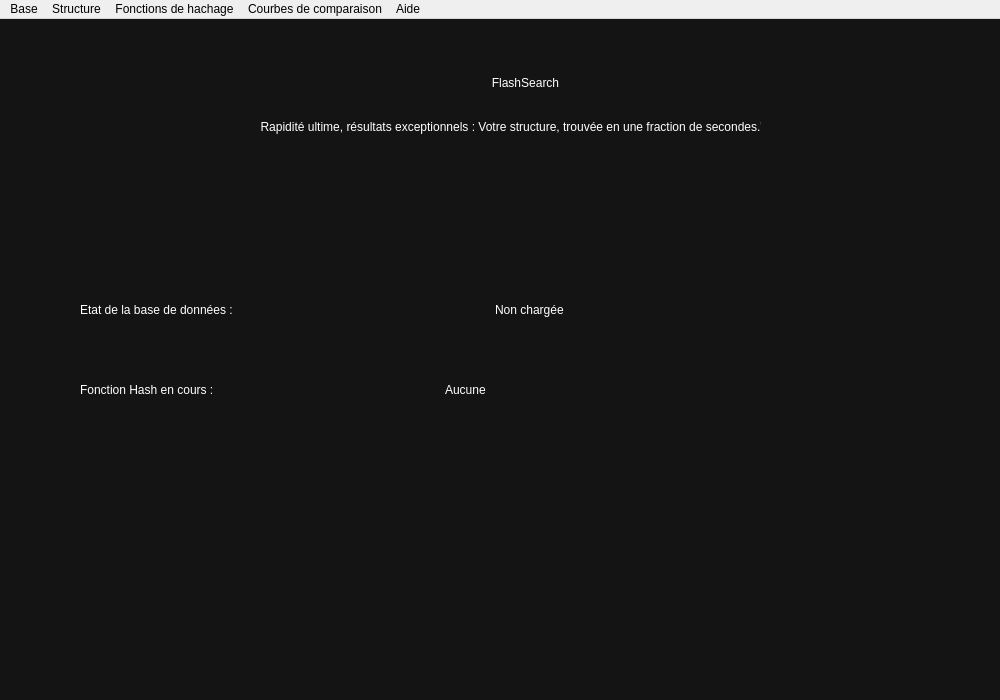
<?xml version="1.0" encoding="UTF-8"?>
<ui version="4.0">
 <class>MainWindow</class>
 <widget class="QMainWindow" name="MainWindow">
  <property name="geometry">
   <rect>
    <x>0</x>
    <y>0</y>
    <width>1000</width>
    <height>700</height>
   </rect>
  </property>
  <property name="windowTitle">
   <string>FlashSearch</string>
  </property>
  <property name="windowIcon">
   <iconset>
    <normaloff>../../../../../../Downloads/logo.png</normaloff>../../../../../../Downloads/logo.png</iconset>
  </property>
  <widget class="QWidget" name="centralWidget">
   <widget class="QStackedWidget" name="stackedWidget">
    <property name="geometry">
     <rect>
      <x>0</x>
      <y>0</y>
      <width>1000</width>
      <height>700</height>
     </rect>
    </property>
    <property name="styleSheet">
     <string notr="true">background-color: rgb(20, 20, 20);</string>
    </property>
    <property name="currentIndex">
     <number>0</number>
    </property>
    <widget class="QWidget" name="Accueil">
     <widget class="QLabel" name="label">
      <property name="geometry">
       <rect>
        <x>300</x>
        <y>30</y>
        <width>71</width>
        <height>71</height>
       </rect>
      </property>
      <property name="styleSheet">
       <string notr="true">background-color: rgba(255, 255, 255, 0);</string>
      </property>
      <property name="text">
       <string/>
      </property>
      <property name="pixmap">
       <pixmap>../../../../../../Downloads/logo.png</pixmap>
      </property>
      <property name="scaledContents">
       <bool>true</bool>
      </property>
     </widget>
     <widget class="QLabel" name="label_12">
      <property name="geometry">
       <rect>
        <x>360</x>
        <y>33</y>
        <width>331</width>
        <height>61</height>
       </rect>
      </property>
      <property name="styleSheet">
       <string notr="true">color: rgb(255, 255, 255);
background-color: rgba(255, 255, 255, 0);
font: 700 36pt &quot;Segoe UI&quot;;</string>
      </property>
      <property name="text">
       <string>FlashSearch</string>
      </property>
      <property name="alignment">
       <set>Qt::AlignCenter</set>
      </property>
     </widget>
     <widget class="QLabel" name="label_2">
      <property name="geometry">
       <rect>
        <x>260</x>
        <y>100</y>
        <width>501</width>
        <height>16</height>
       </rect>
      </property>
      <property name="styleSheet">
       <string notr="true">color: rgb(255, 255, 255);
background-color: rgba(255, 255, 255,0);
font: italic 7pt &quot;Segoe UI&quot;;</string>
      </property>
      <property name="text">
       <string>&quot;Rapidité ultime, résultats exceptionnels : Votre structure, trouvée en une fraction de secondes.&quot;</string>
      </property>
      <property name="alignment">
       <set>Qt::AlignCenter</set>
      </property>
     </widget>
     <widget class="QLabel" name="txtHashFunction">
      <property name="geometry">
       <rect>
        <x>445</x>
        <y>345</y>
        <width>271</width>
        <height>51</height>
       </rect>
      </property>
      <property name="styleSheet">
       <string notr="true">background-color: rgba(255, 255, 255, 0);
color: rgb(255, 255, 255);
font: 20pt &quot;Segoe UI&quot;;</string>
      </property>
      <property name="text">
       <string>Aucune</string>
      </property>
     </widget>
     <widget class="QLabel" name="label_17">
      <property name="geometry">
       <rect>
        <x>80</x>
        <y>350</y>
        <width>361</width>
        <height>41</height>
       </rect>
      </property>
      <property name="styleSheet">
       <string notr="true">background-color: rgba(255, 255, 255, 0);
color: rgb(255, 255, 255);
font: 20pt &quot;Segoe UI&quot;;</string>
      </property>
      <property name="text">
       <string>Fonction Hash en cours :</string>
      </property>
     </widget>
     <widget class="QLabel" name="txtCharge">
      <property name="geometry">
       <rect>
        <x>495</x>
        <y>260</y>
        <width>211</width>
        <height>61</height>
       </rect>
      </property>
      <property name="styleSheet">
       <string notr="true">background-color: rgba(255, 255, 255, 0);
color: rgb(255, 255, 255);
font: 20pt &quot;Segoe UI&quot;;</string>
      </property>
      <property name="text">
       <string>Non chargée</string>
      </property>
     </widget>
     <widget class="QLabel" name="label_18">
      <property name="geometry">
       <rect>
        <x>80</x>
        <y>270</y>
        <width>451</width>
        <height>41</height>
       </rect>
      </property>
      <property name="styleSheet">
       <string notr="true">background-color: rgba(255, 255, 255, 0);
color: rgb(255, 255, 255);
font: 20pt &quot;Segoe UI&quot;;</string>
      </property>
      <property name="text">
       <string>Etat de la base de données : </string>
      </property>
     </widget>
    </widget>
    <widget class="QWidget" name="Insertion">
     <widget class="QLabel" name="label_19">
      <property name="geometry">
       <rect>
        <x>115</x>
        <y>48</y>
        <width>231</width>
        <height>31</height>
       </rect>
      </property>
      <property name="styleSheet">
       <string notr="true">color: rgb(255, 255, 255);
background-color: rgba(255, 255, 255, 0);
font: 700 16pt &quot;Segoe UI&quot;;</string>
      </property>
      <property name="text">
       <string>Inserér Structure</string>
      </property>
      <property name="alignment">
       <set>Qt::AlignCenter</set>
      </property>
     </widget>
     <widget class="QLabel" name="label_20">
      <property name="geometry">
       <rect>
        <x>90</x>
        <y>50</y>
        <width>30</width>
        <height>30</height>
       </rect>
      </property>
      <property name="styleSheet">
       <string notr="true">background-color: rgba(255, 255, 255, 0);</string>
      </property>
      <property name="text">
       <string/>
      </property>
      <property name="pixmap">
       <pixmap>../../../../../../Downloads/logo.png</pixmap>
      </property>
      <property name="scaledContents">
       <bool>true</bool>
      </property>
     </widget>
     <widget class="QPushButton" name="pushButton">
      <property name="geometry">
       <rect>
        <x>30</x>
        <y>45</y>
        <width>81</width>
        <height>31</height>
       </rect>
      </property>
      <property name="cursor">
       <cursorShape>PointingHandCursor</cursorShape>
      </property>
      <property name="styleSheet">
       <string notr="true">background-color: rgba(20, 20, 20,0);
color: rgb(255,255,255);
font: 20pt &quot;Segoe UI&quot;;</string>
      </property>
      <property name="text">
       <string>← </string>
      </property>
     </widget>
     <widget class="QLineEdit" name="lineMatriInsert">
      <property name="geometry">
       <rect>
        <x>100</x>
        <y>120</y>
        <width>451</width>
        <height>51</height>
       </rect>
      </property>
      <property name="styleSheet">
       <string notr="true">QLineEdit {
	border : 2px solid rgb(246,182,24);
	border-radius: 10px;
	color: rgb(255, 255, 255);
	padding-left : 15px;
	font-size : 18px;
}</string>
      </property>
     </widget>
     <widget class="QLineEdit" name="lineNomiInsert">
      <property name="geometry">
       <rect>
        <x>100</x>
        <y>200</y>
        <width>451</width>
        <height>51</height>
       </rect>
      </property>
      <property name="styleSheet">
       <string notr="true">QLineEdit {
	border : 2px solid rgb(246,182,24);
	border-radius: 10px;
	color: rgb(255, 255, 255);
	padding-left : 15px;
	font-size : 18px;
}</string>
      </property>
     </widget>
     <widget class="QLineEdit" name="lineSecteurInsert">
      <property name="geometry">
       <rect>
        <x>100</x>
        <y>280</y>
        <width>451</width>
        <height>51</height>
       </rect>
      </property>
      <property name="styleSheet">
       <string notr="true">QLineEdit {
	border : 2px solid rgb(246,182,24);
	border-radius: 10px;
	color: rgb(255, 255, 255);
	padding-left : 15px;
	font-size : 18px;
}</string>
      </property>
     </widget>
     <widget class="QLineEdit" name="lineSiteInsert">
      <property name="geometry">
       <rect>
        <x>100</x>
        <y>360</y>
        <width>451</width>
        <height>51</height>
       </rect>
      </property>
      <property name="styleSheet">
       <string notr="true">QLineEdit {
	border : 2px solid rgb(246,182,24);
	border-radius: 10px;
	color: rgb(255, 255, 255);
	padding-left : 15px;
	font-size : 18px;
}</string>
      </property>
     </widget>
     <widget class="QPushButton" name="btn_inserer">
      <property name="geometry">
       <rect>
        <x>100</x>
        <y>580</y>
        <width>161</width>
        <height>41</height>
       </rect>
      </property>
      <property name="cursor">
       <cursorShape>PointingHandCursor</cursorShape>
      </property>
      <property name="styleSheet">
       <string notr="true">QPushButton{
	background-color : rgb(246,182,24);
	font-size : 20px;
	color : rgb(0,0,0);
	border-radius : 10px;
}</string>
      </property>
      <property name="text">
       <string>Insérer</string>
      </property>
     </widget>
     <widget class="QPlainTextEdit" name="lineDescInsert">
      <property name="geometry">
       <rect>
        <x>100</x>
        <y>440</y>
        <width>451</width>
        <height>101</height>
       </rect>
      </property>
      <property name="styleSheet">
       <string notr="true">QPlainTextEdit {
	border : 2px solid rgb(246,182,24);
	border-radius: 10px;
	color: rgb(255, 255, 255);
	padding-left : 15px;
	font-size : 18px;
}</string>
      </property>
     </widget>
    </widget>
    <widget class="QWidget" name="Supression">
     <widget class="QPushButton" name="backSupp">
      <property name="geometry">
       <rect>
        <x>30</x>
        <y>45</y>
        <width>81</width>
        <height>31</height>
       </rect>
      </property>
      <property name="cursor">
       <cursorShape>PointingHandCursor</cursorShape>
      </property>
      <property name="styleSheet">
       <string notr="true">background-color: rgba(20, 20, 20,0);
color: rgb(255,255,255);
font: 20pt &quot;Segoe UI&quot;;</string>
      </property>
      <property name="text">
       <string>← </string>
      </property>
     </widget>
     <widget class="QLabel" name="label_28">
      <property name="geometry">
       <rect>
        <x>115</x>
        <y>48</y>
        <width>281</width>
        <height>31</height>
       </rect>
      </property>
      <property name="styleSheet">
       <string notr="true">color: rgb(255, 255, 255);
background-color: rgba(255, 255, 255, 0);
font: 700 16pt &quot;Segoe UI&quot;;</string>
      </property>
      <property name="text">
       <string>Supprimer Structure</string>
      </property>
      <property name="alignment">
       <set>Qt::AlignCenter</set>
      </property>
     </widget>
     <widget class="QLabel" name="label_29">
      <property name="geometry">
       <rect>
        <x>90</x>
        <y>50</y>
        <width>30</width>
        <height>30</height>
       </rect>
      </property>
      <property name="styleSheet">
       <string notr="true">background-color: rgba(255, 255, 255, 0);</string>
      </property>
      <property name="text">
       <string/>
      </property>
      <property name="pixmap">
       <pixmap>../../../../../../Downloads/logo.png</pixmap>
      </property>
      <property name="scaledContents">
       <bool>true</bool>
      </property>
     </widget>
     <widget class="QPushButton" name="btn_supprimer">
      <property name="geometry">
       <rect>
        <x>100</x>
        <y>320</y>
        <width>161</width>
        <height>41</height>
       </rect>
      </property>
      <property name="cursor">
       <cursorShape>PointingHandCursor</cursorShape>
      </property>
      <property name="styleSheet">
       <string notr="true">QPushButton{
	background-color : rgb(246,182,24);
	font-size : 20px;
	color : rgb(0,0,0);
	border-radius : 10px;
}</string>
      </property>
      <property name="text">
       <string>Supprimer</string>
      </property>
     </widget>
     <widget class="QLineEdit" name="lineMatSupp">
      <property name="geometry">
       <rect>
        <x>100</x>
        <y>250</y>
        <width>451</width>
        <height>51</height>
       </rect>
      </property>
      <property name="styleSheet">
       <string notr="true">QLineEdit {
	border : 2px solid rgb(246,182,24);
	border-radius: 10px;
	color: rgb(255, 255, 255);
	padding-left : 15px;
	font-size : 18px;
}</string>
      </property>
     </widget>
    </widget>
    <widget class="QWidget" name="Recherche">
     <widget class="QLineEdit" name="lineMatRec">
      <property name="geometry">
       <rect>
        <x>100</x>
        <y>150</y>
        <width>451</width>
        <height>51</height>
       </rect>
      </property>
      <property name="styleSheet">
       <string notr="true">QLineEdit {
	border : 2px solid rgb(246,182,24);
	border-radius: 10px;
	color: rgb(255, 255, 255);
	padding-left : 15px;
	font-size : 18px;
}</string>
      </property>
     </widget>
     <widget class="QLabel" name="label_30">
      <property name="geometry">
       <rect>
        <x>115</x>
        <y>48</y>
        <width>281</width>
        <height>31</height>
       </rect>
      </property>
      <property name="styleSheet">
       <string notr="true">color: rgb(255, 255, 255);
background-color: rgba(255, 255, 255, 0);
font: 700 16pt &quot;Segoe UI&quot;;</string>
      </property>
      <property name="text">
       <string>Rechercher Structure</string>
      </property>
      <property name="alignment">
       <set>Qt::AlignCenter</set>
      </property>
     </widget>
     <widget class="QPushButton" name="btn_rechercher">
      <property name="geometry">
       <rect>
        <x>100</x>
        <y>220</y>
        <width>161</width>
        <height>41</height>
       </rect>
      </property>
      <property name="cursor">
       <cursorShape>PointingHandCursor</cursorShape>
      </property>
      <property name="styleSheet">
       <string notr="true">QPushButton{
	background-color : rgb(246,182,24);
	font-size : 20px;
	color : rgb(0,0,0);
	border-radius : 10px;
}</string>
      </property>
      <property name="text">
       <string>Rechercher</string>
      </property>
     </widget>
     <widget class="QPushButton" name="backRec">
      <property name="geometry">
       <rect>
        <x>30</x>
        <y>45</y>
        <width>81</width>
        <height>31</height>
       </rect>
      </property>
      <property name="cursor">
       <cursorShape>PointingHandCursor</cursorShape>
      </property>
      <property name="styleSheet">
       <string notr="true">background-color: rgba(20, 20, 20,0);
color: rgb(255,255,255);
font: 20pt &quot;Segoe UI&quot;;</string>
      </property>
      <property name="text">
       <string>← </string>
      </property>
     </widget>
     <widget class="QLabel" name="label_31">
      <property name="geometry">
       <rect>
        <x>90</x>
        <y>50</y>
        <width>30</width>
        <height>30</height>
       </rect>
      </property>
      <property name="styleSheet">
       <string notr="true">background-color: rgba(255, 255, 255, 0);</string>
      </property>
      <property name="text">
       <string/>
      </property>
      <property name="pixmap">
       <pixmap>../../../../../../Downloads/logo.png</pixmap>
      </property>
      <property name="scaledContents">
       <bool>true</bool>
      </property>
     </widget>
     <widget class="QLabel" name="res_no_mat">
      <property name="geometry">
       <rect>
        <x>100</x>
        <y>330</y>
        <width>841</width>
        <height>31</height>
       </rect>
      </property>
      <property name="styleSheet">
       <string notr="true">background-color: rgba(255, 255, 255, 0);
color: rgb(255, 255, 255);
font: 16pt &quot;MS Shell Dlg 2&quot;;</string>
      </property>
      <property name="text">
       <string/>
      </property>
     </widget>
     <widget class="QLabel" name="res_nom">
      <property name="geometry">
       <rect>
        <x>100</x>
        <y>380</y>
        <width>841</width>
        <height>31</height>
       </rect>
      </property>
      <property name="styleSheet">
       <string notr="true">background-color: rgba(255, 255, 255, 0);
color: rgb(255, 255, 255);
font: 16pt &quot;MS Shell Dlg 2&quot;;</string>
      </property>
      <property name="text">
       <string/>
      </property>
     </widget>
     <widget class="QLabel" name="res_secteur">
      <property name="geometry">
       <rect>
        <x>100</x>
        <y>430</y>
        <width>841</width>
        <height>31</height>
       </rect>
      </property>
      <property name="styleSheet">
       <string notr="true">background-color: rgba(255, 255, 255, 0);
color: rgb(255, 255, 255);
font: 16pt &quot;MS Shell Dlg 2&quot;;</string>
      </property>
      <property name="text">
       <string/>
      </property>
     </widget>
     <widget class="QLabel" name="res_site">
      <property name="geometry">
       <rect>
        <x>100</x>
        <y>480</y>
        <width>841</width>
        <height>31</height>
       </rect>
      </property>
      <property name="styleSheet">
       <string notr="true">background-color: rgba(255, 255, 255, 0);
color: rgb(255, 255, 255);
font: 16pt &quot;MS Shell Dlg 2&quot;;</string>
      </property>
      <property name="text">
       <string/>
      </property>
     </widget>
     <widget class="QLabel" name="res_desc">
      <property name="geometry">
       <rect>
        <x>100</x>
        <y>530</y>
        <width>840</width>
        <height>91</height>
       </rect>
      </property>
      <property name="styleSheet">
       <string notr="true">background-color: rgba(255, 255, 255, 0);
color: rgb(255, 255, 255);
font: 16pt &quot;MS Shell Dlg 2&quot;;</string>
      </property>
      <property name="text">
       <string/>
      </property>
      <property name="alignment">
       <set>Qt::AlignLeading|Qt::AlignLeft|Qt::AlignTop</set>
      </property>
     </widget>
    </widget>
    <widget class="QWidget" name="Afficher">
     <widget class="QPushButton" name="backAff">
      <property name="geometry">
       <rect>
        <x>30</x>
        <y>45</y>
        <width>81</width>
        <height>31</height>
       </rect>
      </property>
      <property name="cursor">
       <cursorShape>PointingHandCursor</cursorShape>
      </property>
      <property name="styleSheet">
       <string notr="true">background-color: rgba(20, 20, 20,0);
color: rgb(255,255,255);
font: 20pt &quot;Segoe UI&quot;;</string>
      </property>
      <property name="text">
       <string>← </string>
      </property>
     </widget>
     <widget class="QLabel" name="label_32">
      <property name="geometry">
       <rect>
        <x>118</x>
        <y>48</y>
        <width>281</width>
        <height>31</height>
       </rect>
      </property>
      <property name="styleSheet">
       <string notr="true">color: rgb(255, 255, 255);
background-color: rgba(255, 255, 255, 0);
font: 700 16pt &quot;Segoe UI&quot;;</string>
      </property>
      <property name="text">
       <string>Afficher Base</string>
      </property>
      <property name="alignment">
       <set>Qt::AlignLeading|Qt::AlignLeft|Qt::AlignVCenter</set>
      </property>
     </widget>
     <widget class="QLabel" name="label_33">
      <property name="geometry">
       <rect>
        <x>90</x>
        <y>50</y>
        <width>30</width>
        <height>30</height>
       </rect>
      </property>
      <property name="styleSheet">
       <string notr="true">background-color: rgba(255, 255, 255, 0);</string>
      </property>
      <property name="text">
       <string/>
      </property>
      <property name="pixmap">
       <pixmap>../../../../../../Downloads/logo.png</pixmap>
      </property>
      <property name="scaledContents">
       <bool>true</bool>
      </property>
     </widget>
     <widget class="QTableView" name="DisplayBDD">
      <property name="geometry">
       <rect>
        <x>120</x>
        <y>100</y>
        <width>841</width>
        <height>521</height>
       </rect>
      </property>
      <property name="styleSheet">
       <string notr="true">QTableView{
	color: rgb(255,255,255);
}</string>
      </property>
     </widget>
    </widget>
    <widget class="QWidget" name="Taille">
     <widget class="QPushButton" name="backSize">
      <property name="geometry">
       <rect>
        <x>40</x>
        <y>45</y>
        <width>81</width>
        <height>31</height>
       </rect>
      </property>
      <property name="cursor">
       <cursorShape>PointingHandCursor</cursorShape>
      </property>
      <property name="styleSheet">
       <string notr="true">background-color: rgba(20, 20, 20,0);
color: rgb(255,255,255);
font: 20pt &quot;Segoe UI&quot;;</string>
      </property>
      <property name="text">
       <string>← </string>
      </property>
     </widget>
     <widget class="QLabel" name="label_34">
      <property name="geometry">
       <rect>
        <x>135</x>
        <y>48</y>
        <width>271</width>
        <height>31</height>
       </rect>
      </property>
      <property name="styleSheet">
       <string notr="true">color: rgb(255, 255, 255);
background-color: rgba(255, 255, 255, 0);
font: 700 16pt &quot;Segoe UI&quot;;</string>
      </property>
      <property name="text">
       <string>Taille Base</string>
      </property>
      <property name="alignment">
       <set>Qt::AlignLeading|Qt::AlignLeft|Qt::AlignVCenter</set>
      </property>
     </widget>
     <widget class="QLabel" name="label_35">
      <property name="geometry">
       <rect>
        <x>100</x>
        <y>50</y>
        <width>30</width>
        <height>30</height>
       </rect>
      </property>
      <property name="styleSheet">
       <string notr="true">background-color: rgba(255, 255, 255, 0);</string>
      </property>
      <property name="text">
       <string/>
      </property>
      <property name="pixmap">
       <pixmap>../../../../../../Downloads/logo.png</pixmap>
      </property>
      <property name="scaledContents">
       <bool>true</bool>
      </property>
     </widget>
     <widget class="QLabel" name="label_21">
      <property name="geometry">
       <rect>
        <x>90</x>
        <y>270</y>
        <width>551</width>
        <height>41</height>
       </rect>
      </property>
      <property name="styleSheet">
       <string notr="true">background-color: rgba(255, 255, 255, 0);
color: rgb(255, 255, 255);
font: 20pt &quot;Segoe UI&quot;;</string>
      </property>
      <property name="text">
       <string>Taille actuel de la base de données : </string>
      </property>
     </widget>
     <widget class="QLabel" name="txtTaille">
      <property name="geometry">
       <rect>
        <x>625</x>
        <y>277</y>
        <width>63</width>
        <height>31</height>
       </rect>
      </property>
      <property name="styleSheet">
       <string notr="true">QLabel{
	background-color : rgba(0,0,0,0);
	color : rgb(246,182,24);
	font-size: 30px;
}
</string>
      </property>
      <property name="text">
       <string/>
      </property>
     </widget>
    </widget>
    <widget class="QWidget" name="Aide">
     <widget class="QLabel" name="label_3">
      <property name="geometry">
       <rect>
        <x>400</x>
        <y>40</y>
        <width>191</width>
        <height>31</height>
       </rect>
      </property>
      <property name="styleSheet">
       <string notr="true">QLabel{
	font: 22pt &quot;MS Shell Dlg 2&quot;;
	background-color : rgba(0,0,0,0);
color: rgb(246,182,24);
}</string>
      </property>
      <property name="text">
       <string>Aide</string>
      </property>
      <property name="alignment">
       <set>Qt::AlignCenter</set>
      </property>
     </widget>
     <widget class="QLabel" name="label_4">
      <property name="geometry">
       <rect>
        <x>20</x>
        <y>170</y>
        <width>951</width>
        <height>31</height>
       </rect>
      </property>
      <property name="styleSheet">
       <string notr="true">QLabel{
	font: 16pt &quot;MS Shell Dlg 2&quot;;
	background-color : rgba(0,0,0,0);
	color: rgb(255,255,255);
}</string>
      </property>
      <property name="text">
       <string>- Placer le ficher database.bd dans le répertoire Documents de votre ordinateur.</string>
      </property>
     </widget>
     <widget class="QLabel" name="label_5">
      <property name="geometry">
       <rect>
        <x>20</x>
        <y>370</y>
        <width>951</width>
        <height>31</height>
       </rect>
      </property>
      <property name="styleSheet">
       <string notr="true">QLabel{
	font: 16pt &quot;MS Shell Dlg 2&quot;;
	background-color : rgba(0,0,0,0);
	color: rgb(255,255,255);
}</string>
      </property>
      <property name="text">
       <string>- Assurez vous de charger la base avant les opérations sur les structures.</string>
      </property>
     </widget>
     <widget class="QLabel" name="label_6">
      <property name="geometry">
       <rect>
        <x>20</x>
        <y>270</y>
        <width>951</width>
        <height>31</height>
       </rect>
      </property>
      <property name="styleSheet">
       <string notr="true">QLabel{
	font: 16pt &quot;MS Shell Dlg 2&quot;;
	background-color : rgba(0,0,0,0);
	color: rgb(255,255,255);
}</string>
      </property>
      <property name="text">
       <string>- Sauvegardez la base après les opérations sur les structures.</string>
      </property>
     </widget>
    </widget>
    <widget class="QWidget" name="Comparaison2"/>
   </widget>
  </widget>
  <widget class="QMenuBar" name="menuBar">
   <property name="geometry">
    <rect>
     <x>0</x>
     <y>0</y>
     <width>1000</width>
     <height>26</height>
    </rect>
   </property>
   <widget class="QMenu" name="menuBase">
    <property name="title">
     <string>Base</string>
    </property>
    <addaction name="actionCharger"/>
    <addaction name="actionAfficher"/>
    <addaction name="actionTaille"/>
    <addaction name="actionSauvegarder"/>
    <addaction name="actionQuitter"/>
   </widget>
   <widget class="QMenu" name="menuStructure">
    <property name="title">
     <string>Structure</string>
    </property>
    <addaction name="actionRechercher"/>
    <addaction name="actionInserer"/>
    <addaction name="actionSupprimer"/>
   </widget>
   <widget class="QMenu" name="menuFonctions_de_hachage">
    <property name="title">
     <string>Fonctions de hachage</string>
    </property>
    <addaction name="actionFonction_1"/>
    <addaction name="actionFonction_2"/>
    <addaction name="actionFonction_3"/>
    <addaction name="actionSans_Hachage"/>
   </widget>
   <widget class="QMenu" name="menuCourbes_de_comparaison">
    <property name="title">
     <string>Courbes de comparaison</string>
    </property>
    <addaction name="actionHachage_Sans_Hachage"/>
    <addaction name="actionHachage_fi_Hachage_fj"/>
   </widget>
   <widget class="QMenu" name="menuAide">
    <property name="title">
     <string>Aide</string>
    </property>
    <addaction name="actionPage_Aide"/>
   </widget>
   <addaction name="menuBase"/>
   <addaction name="menuStructure"/>
   <addaction name="menuFonctions_de_hachage"/>
   <addaction name="menuCourbes_de_comparaison"/>
   <addaction name="menuAide"/>
  </widget>
  <action name="actionCharger">
   <property name="text">
    <string>Charger</string>
   </property>
  </action>
  <action name="actionAfficher">
   <property name="text">
    <string>Afficher</string>
   </property>
  </action>
  <action name="actionTaille">
   <property name="text">
    <string>Taille</string>
   </property>
  </action>
  <action name="actionSauvegarder">
   <property name="text">
    <string>Sauvegarder</string>
   </property>
  </action>
  <action name="actionQuitter">
   <property name="text">
    <string>Quitter</string>
   </property>
  </action>
  <action name="actionRechercher">
   <property name="text">
    <string>Rechercher</string>
   </property>
  </action>
  <action name="actionInserer">
   <property name="text">
    <string>Inserer</string>
   </property>
  </action>
  <action name="actionSupprimer">
   <property name="text">
    <string>Supprimer</string>
   </property>
  </action>
  <action name="actionFonction_1">
   <property name="text">
    <string>Fonction 1</string>
   </property>
  </action>
  <action name="actionFonction_2">
   <property name="text">
    <string>Fonction 2</string>
   </property>
  </action>
  <action name="actionFonction_3">
   <property name="text">
    <string>Fonction 3</string>
   </property>
  </action>
  <action name="actionSans_Hachage">
   <property name="text">
    <string>Sans Hachage</string>
   </property>
  </action>
  <action name="actionHachage_Sans_Hachage">
   <property name="text">
    <string>Hachage/ Sans Hachage</string>
   </property>
  </action>
  <action name="actionHachage_fi_Hachage_fj">
   <property name="text">
    <string>Hachage(fi) / Hachage(fj)</string>
   </property>
  </action>
  <action name="action41_98_255">
   <property name="text">
    <string>41, 98, 255</string>
   </property>
  </action>
  <action name="action41_98_256">
   <property name="text">
    <string>41, 98, 255</string>
   </property>
  </action>
  <action name="actionPage_Aide">
   <property name="text">
    <string>Page Aide</string>
   </property>
  </action>
 </widget>
 <layoutdefault spacing="6" margin="11"/>
 <resources/>
 <connections/>
</ui>
